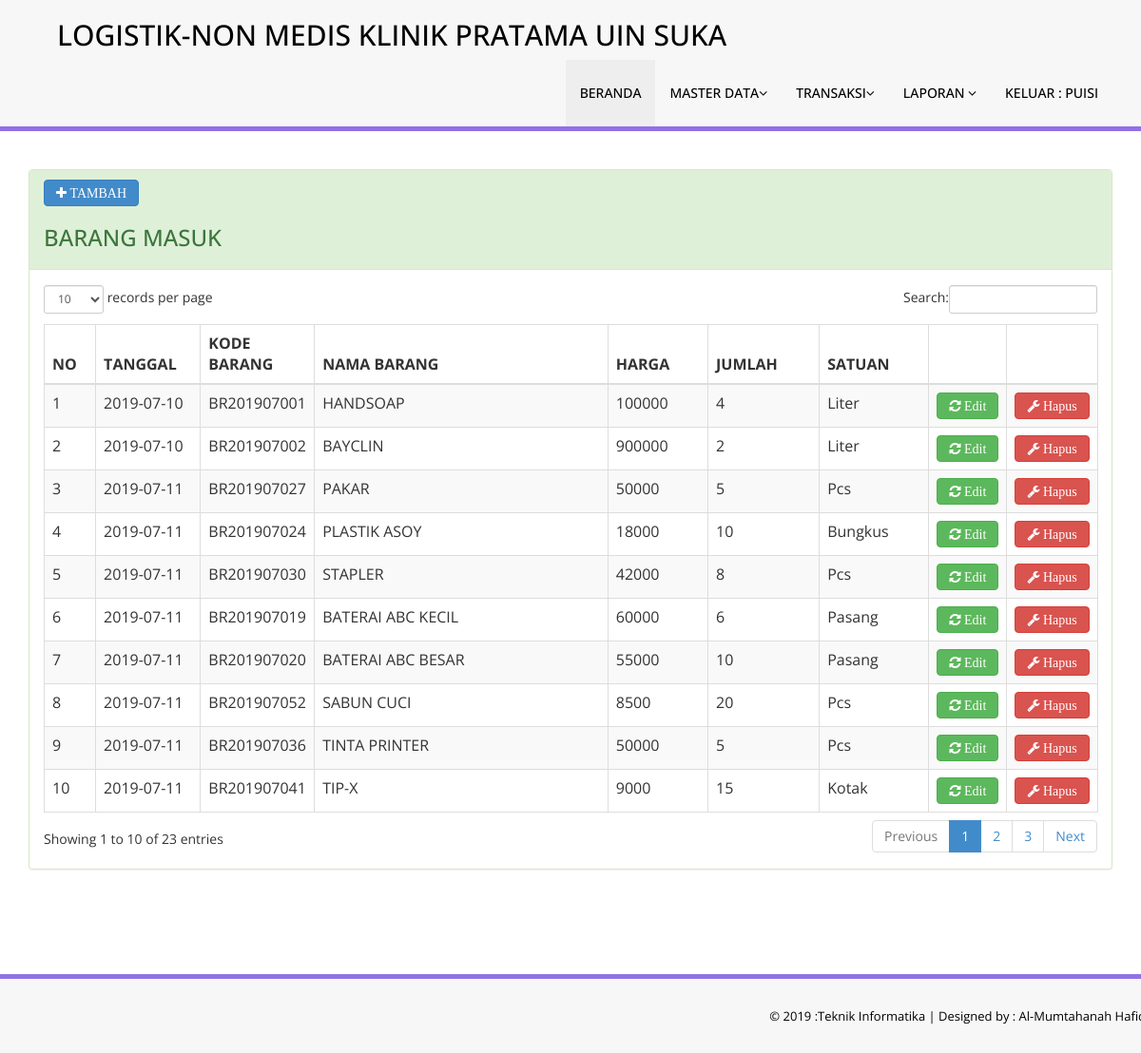
/master.php?page=masuk (signed in), run on the app's committed database.
### tables this page shows
CREATE TABLE `tbl_masuk` (
  `kode` int(11) NOT NULL,
  `kode_supplier` int(11) DEFAULT NULL,
  `kode_barang` int(11) DEFAULT NULL,
  `tanggal` date DEFAULT NULL,
  `jumlah` int(11) DEFAULT NULL,
  `harga` int(11) DEFAULT NULL,
  `total` int(11) DEFAULT NULL
);

CREATE TABLE `tbl_barang` (
  `kode` int(11) NOT NULL,
  `kode_barang` varchar(15) NOT NULL DEFAULT '',
  `kode_satuan` int(11) DEFAULT NULL,
  `nama_barang` varchar(100) DEFAULT NULL,
  `jumlah` int(11) NOT NULL,
  `harga` int(11) NOT NULL,
  `keterangan` text DEFAULT NULL
);

CREATE TABLE `tbl_satuan` (
  `kode` int(11) NOT NULL,
  `uraian` varchar(50) DEFAULT NULL
);

### modul/masuk/index.php (the view, shortened to what this page needs)
<div class="row">
    <div class="col-md-12">
        <div class="panel panel-success">
            <div class="panel-heading">
                <a href="master.php?page=tambah_masuk"><button class="btn btn-primary fa fa-plus"> TAMBAH </button></a>
                <h3> BARANG MASUK</h3>
            </div>
            <div class="panel-body">
                <div class="table-responsive">
                    <table class="table table-striped table-bordered table-hover" id="dataTables-example">
                        <thead>
                            <tr>
                                <th width="5%">NO</th>
                                <th width="10%">TANGGAL</th>
                                <th width="10%">KODE BARANG</th>
                                <th>NAMA BARANG</th>
                                <th>HARGA</th>
                                <th>JUMLAH</th>
                                <th>SATUAN</th>
                                <th width="3%"></th>
                                <th width="3%"></th>
                            </tr>
                        </thead>
                        <tbody>
                            <?php
                            $no = 1;
                            $qry = mysqli_query($konek, "select `tbl_masuk`.`kode` AS `kode`,`tbl_masuk`.`kode_supplier` AS `kode_supplier`,`tbl_masuk`.`kode_barang` AS `kode_barang`,`tbl_masuk`.`tanggal` AS `tanggal`,`tbl_masuk`.`jumlah` AS `jumlah`,`tbl_masuk`.`harga` AS `harga`,`tbl_masuk`.`total` AS `total`,`tbl_barang`.`nama_barang` AS `nama_barang`,`tbl_supplier`.`nama` AS `nama`,`tbl_barang`.`kode_barang` AS `kd_barang`,`tbl_satuan`.`uraian` AS `satuan` from (((`tbl_masuk` join `tbl_barang` on((`tbl_masuk`.`kode_barang` = `tbl_barang`.`kode`))) join `tbl_supplier` on((`tbl_masuk`.`kode_supplier` = `tbl_supplier`.`kode`))) join `tbl_satuan` on((`tbl_satuan`.`kode` = `tbl_barang`.`kode_satuan`))) order by tanggal asc");
                            while ($data = mysqli_fetch_array($qry)) {
                                ?>
                                <tr class="odd gradeX">
                                    <td><?php echo $no++; ?></td>
                                    <td><?php echo $data['tanggal']; ?></td>
                                    <td><?php echo $data['kd_barang']; ?></td>
                                    <td><?php echo $data['nama_barang']; ?></td>
                                    <td><?php echo $data['harga']; ?></td>
                                    <td> <?php echo $data['jumlah']; ?> </td>
                                    <td> <?php echo $data['satuan']; ?> </td>
                                    <td class="center"><a href="master.php?page=edit_masuk&id=<?php echo base64_encode($data['kode']); ?>" class="fa fa-refresh btn btn-success"> Edit</a></td>
                                    <td class="center"><a onClick="return confirm('Data ini akan di hapus.?')" href="master.php?page=masuk&hapus=<?php echo $data['kode']; ?>" class="fa fa-wrench btn btn-danger"> Hapus</a></td>
                                </tr>
                            <?php } ?>
                        </tbody>
                    </table>
                </div>
            </div>
        </div>
    </div>
</div>

### data on the page
tbl_masuk: tanggal "2019-07-10", kode_barang.kode_barang "BR201907001", kode_barang.nama_barang "HANDSOAP", harga "100000", jumlah "4", tbl_satuan.uraian "Liter"
tbl_masuk: tanggal "2019-07-10", kode_barang.kode_barang "BR201907002", kode_barang.nama_barang "BAYCLIN", harga "900000", jumlah "2", tbl_satuan.uraian "Liter"
tbl_masuk: tanggal "2019-07-11", kode_barang.kode_barang "BR201907027", kode_barang.nama_barang "PAKAR", harga "50000", jumlah "5", tbl_satuan.uraian "Pcs"
tbl_masuk: tanggal "2019-07-11", kode_barang.kode_barang "BR201907024", kode_barang.nama_barang "PLASTIK ASOY", harga "18000", jumlah "10", tbl_satuan.uraian "Bungkus"
tbl_masuk: tanggal "2019-07-11", kode_barang.kode_barang "BR201907030", kode_barang.nama_barang "STAPLER", harga "42000", jumlah "8", tbl_satuan.uraian "Pcs"
tbl_masuk: tanggal "2019-07-11", kode_barang.kode_barang "BR201907019", kode_barang.nama_barang "BATERAI ABC KECIL", harga "60000", jumlah "6", tbl_satuan.uraian "Pasang"
tbl_masuk: tanggal "2019-07-11", kode_barang.kode_barang "BR201907020", kode_barang.nama_barang "BATERAI ABC BESAR", harga "55000", jumlah "10", tbl_satuan.uraian "Pasang"
tbl_masuk: tanggal "2019-07-11", kode_barang.kode_barang "BR201907052", kode_barang.nama_barang "SABUN CUCI", harga "8500", jumlah "20", tbl_satuan.uraian "Pcs"
tbl_masuk: tanggal "2019-07-11", kode_barang.kode_barang "BR201907036", kode_barang.nama_barang "TINTA PRINTER", harga "50000", jumlah "5", tbl_satuan.uraian "Pcs"
tbl_masuk: tanggal "2019-07-11", kode_barang.kode_barang "BR201907041", kode_barang.nama_barang "TIP-X", harga "9000", jumlah "15", tbl_satuan.uraian "Kotak"

### other printed values
$_SESSION['user_name'] "PUISI"
